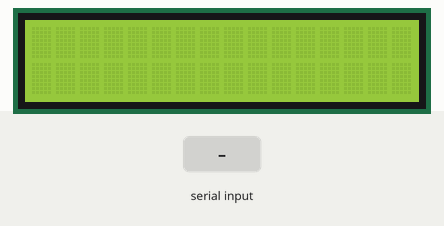
Recording of a sketch running on a simulated Arduino Leonardo, built with avr-gcc and run on an emulated ATmega32U4. Shown: 16×2 character LCD. Inputs (shaded band) come from the test bench. Storage starts empty; what the sketch prints to the serial monitor is not drawn.

Above: at 1.2 s.
1.3 s: "GET\n" received over Serial
At 2.5 s:
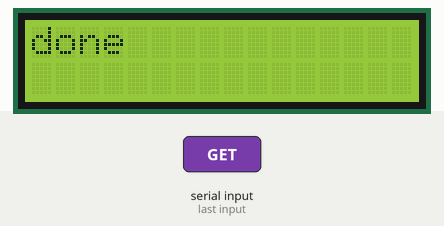
2.8 s: "90,45\n" received over Serial
At 2.83 s:
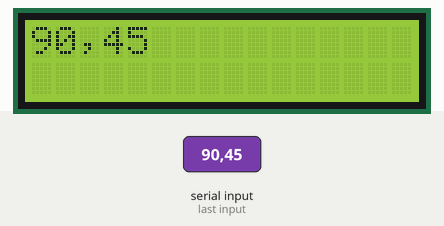
Timing chart, 0 to 5.8 s (numbered marks = the images above; inputs shaded):
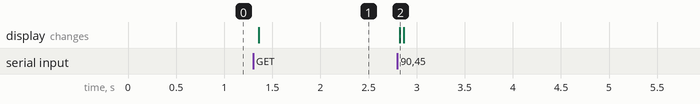

The sketch:

SerialXfer.ino
```cpp
//SerialXfer app
//Transfer files from a PC over USB to the Tinylab's SD card, or from the SD card to the PC
//2016 Andre Needham

#include <LiquidTWI2.h>
LiquidTWI2 lcd(0x20);

//Get SdFat library from https://github.com/greiman/SdFat
#include "SdFat.h"
SdFat sd;

long fileSize;
String filename;

void setup()
{
  lcd.setMCPType(LTI_TYPE_MCP23008);
  lcd.begin(16, 2);
  lcd.setBacklight(HIGH);

  sd.begin(4); //4 is the CS pin for the SD card

  Serial.begin(115200); //doesn't seem to make a difference on Leonardo
}

void loop()
{
  String fileSizeString;
  if(Serial.available())
  {
    filename = serialReadLn();

    if(filename == "DIR") // get directory listing and transfer it to the PC
    {
      getFileListFromSD();
    }
    else if(filename == "GET") // get file from SD card and transfer it to the PC
    {
      delay(20);
      filename = serialReadLn();
      lcd.clear();
      lcd.print("Get ");
      lcd.print(filename);
      getFileFromSD();
      lcd.clear();
      lcd.print("done");
    }
    else if(filename == "DEL") // delete a file from SD card
    {
      delay(20);
      filename = serialReadLn();
      lcd.clear();
      lcd.print("Del ");
      lcd.print(filename);
      deleteFileFromSD();
      lcd.clear();
      lcd.print("done");
    }
    else // copy file from PC onto SD card
    {
      lcd.setCursor(0,0);
      lcd.clear();
      lcd.print(filename);
      delay(20);
      fileSizeString = serialReadLn();
      lcd.setCursor(0,1);
      fileSize = atol(fileSizeString.c_str());
      lcd.print(fileSize);
      saveFileToSD();
      lcd.clear();
      lcd.print("done");
    }
  }
}

// Read a line of text from the Serial input (from PC via USB cable).  Text is a file name, command, or other single-line info.
String serialReadLn()
{
  String readString;
  while (Serial.available())
  {
    delay(3);  //delay to allow buffer to fill
    if (Serial.available() >0)
    {
      char c = Serial.read();  //get one byte from serial buffer
      if (c == 10)  return readString;
      if(c != 13) readString += c; //build the string readString
    }
  }
}

void saveFileToSD()
{
  char filenameChars[14];
    filename.toCharArray(filenameChars, 14);
    if(sd.exists(filenameChars)) sd.remove(filenameChars); //note file will be overwritten if it already exists
    File fp = sd.open(filename, FILE_WRITE);

    char c;

    //do 64-byte blocks at a time for better speed
    char cBuf[64];
    long fileBlocks = fileSize / (long)64;
    int pos = 0;

    for(long index = 0; index < fileBlocks; index++)
    {
      while(pos < 64)
      {
        while(!Serial.available());
        cBuf[pos++] = Serial.read();
      }
      fp.write(cBuf, 64);
      pos = 0;
    }

    fileSize -= fileBlocks << 6;

    for(long index = 0; index < fileSize; index++)
    {
      //wait for byte
      while(!Serial.available());
      c = Serial.read();
      fp.write(c);
    }
    fp.close();
}

void getFileFromSD()
{
  char filenameChars[14];
  filename.toCharArray(filenameChars, 14);
  if(sd.exists(filenameChars))
  {
    File fp = sd.open(filenameChars, FILE_READ);

    //first return the file size so the other end knows how many bytes to expect.
    long fileSize = fp.fileSize();
    Serial.println(fileSize, DEC);

    char cBuf[64];

    //do 32-byte block reads for better speed
    while(fp.available() > 64)
    {
      fp.read(cBuf, 64);
      Serial.write(cBuf, 64);
    }

    //now transfer the file bytes
    char c;
    while(fp.available() > 0)
    {
      c = fp.read();
      Serial.write(c);
    }
    fp.close();
  }
}

void deleteFileFromSD()
{
  char filenameChars[14];
  filename.toCharArray(filenameChars, 14);
  if(sd.exists(filenameChars))
  {
    File fp = sd.open(filenameChars, FILE_WRITE);
    fp.remove();
    fp.close();
  }
}

// Get list of files in the root folder only.
void getFileListFromSD()
{
  char curFileName[14];
  File dir = sd.open( "/" );
  dir.seek(0);

  while(true)
  {
    File entry = dir.openNextFile();
    if(!entry)
    {
      entry.close();
      break;
    }

    if(!entry.isDirectory())
    {
      if(entry.getName(curFileName, 14))
      {
        Serial.println(curFileName);
      }
    }
    entry.close();
  }
  dir.close();
  Serial.println("<end>");
}
```

Measured:
- after the input at 1.3 s, the display: changes after 0.06 s (image 1)
- after the input at 2.8 s, the display: changes at once (image 2)
